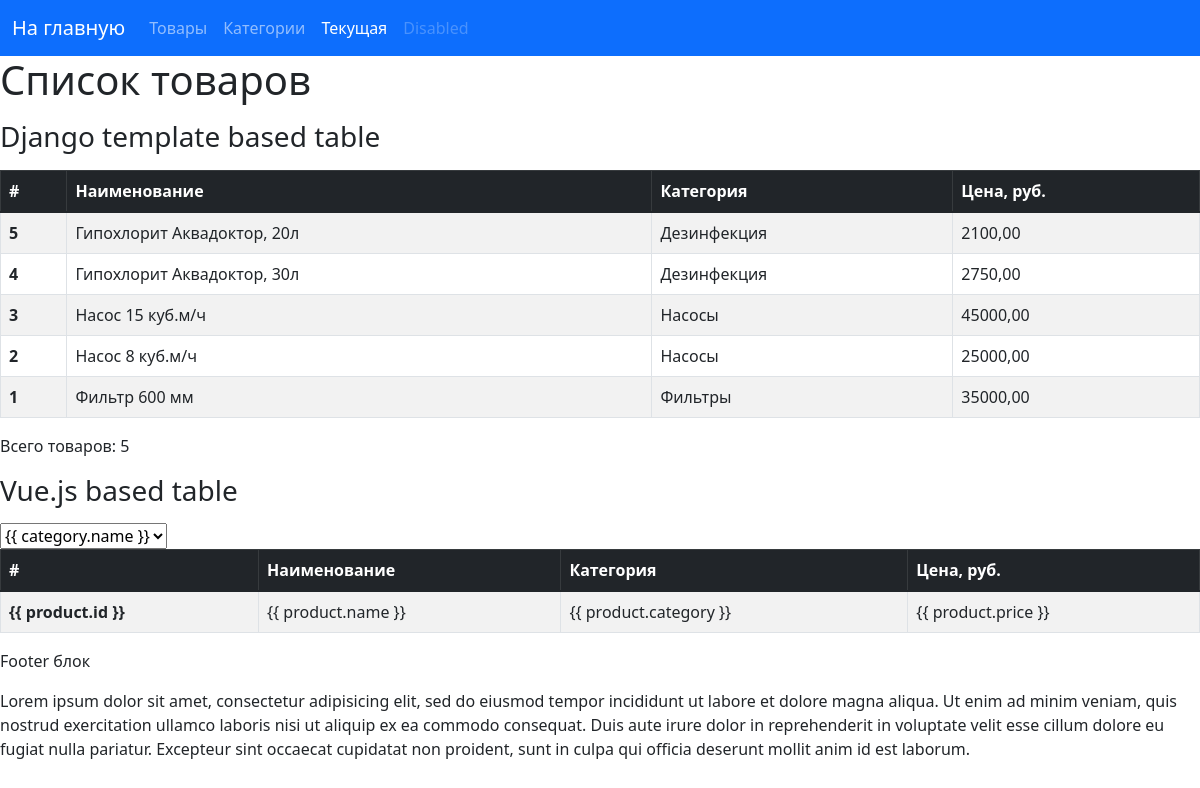
/products/all-products/, run on the app's committed database.
### products/models.py (models this page shows, shortened)
class Products(models.Model):
    name = models.CharField('Наименование', max_length=255, blank=True, null=True, default=None)
    price = models.DecimalField('Цена', max_digits=8, decimal_places=2, default=0)
    category = models.ForeignKey(ProductCategory, blank=True, null=True, default=None, on_delete=models.RESTRICT,
                                 verbose_name='Категория товара')
    is_active = models.BooleanField('Активный', default=True)
    class Meta:
        verbose_name = 'Товар'
        verbose_name_plural = 'Товары'

class ProductCategory(models.Model):
    name = models.CharField('Наименование', max_length=255, blank=False, null=False, default='Категория по умолчанию')
    is_active = models.BooleanField('Активный', default=True)
    parent = models.ForeignKey('self', blank=True, null=True, default='Категория по умолчанию',
                               on_delete=models.SET_DEFAULT, verbose_name='Родительская категория')
    def __str__(self):
        return f'{self.name}'
    class Meta:
        verbose_name = 'Категория товара'
        verbose_name_plural = 'Категории товара'

### products/views.py (the view)
# urls.py: path('all-products/', ProductsList.as_view(), name='all_products_url'),
class ProductsList(ListView):
    model = Products
    template_name = 'products/products.html'
    context_object_name = 'products'
    paginate_by = 5
    ordering = ['name']

### products/templates/products/products.html (shortened to what this page needs)
{% extends 'base.html' %}
{% block content %}
    <h1>Список товаров</h1>
    <p><h3>Django template based table</h3></p>
    <table class="table table-bordered table-striped">
        <thead class="table-dark">
        <tr>
            <th scope="col">#</th>
            <th scope="col">Наименование</th>
            <th scope="col">Категория</th>
            <th scope="col">Цена, руб.</th>
        </tr>
        </thead>
        <tbody class="table-group-divider">
        {% for product in products %}
            <tr>
                <th scope="row">{{ product.id }}</th>
                <td>{{ product.name }}</td>
                <td>{{ product.category }}</td>
                <td>{{ product.price }}</td>
            </tr>
        {% endfor %}
        </tbody>
    </table>
    <p>Всего товаров: {{ products|length }}</p>
    {% verbatim %}
    <div  id="products_app">
        <p>
        <h3>Vue.js based table</h3></p>
        <select>
            <option v-for="category in categories">{{ category.name }}</option>
        </select>
        <table class="table table-bordered table-striped">
            <thead class="table-dark">
            <tr>
                <th scope="col">#</th>
                <th scope="col">Наименование</th>
                <th scope="col">Категория</th>
                <th scope="col">Цена, руб.</th>
            </tr>
            </thead>
            <tbody class="table-group-divider">
            <tr v-for="product in products">
                <th scope="row">{{ product.id }}</th>
                <td>{{ product.name }}</td>
                <td>{{ product.category }}</td>
                <td>{{ product.price }}</td>
            </tr>
            </tbody>
        </table>
    </div>
    {% endverbatim %}
{% endblock %}

### templates/base.html (shortened to what this page needs)
<!DOCTYPE html>
<html lang="ru-RU">
<head>
    <link href="https://cdn.jsdelivr.net/npm/bootstrap@5.2.0-beta1/dist/css/bootstrap.min.css" rel="stylesheet"
>
    {% load static %}
</head>
<body>
{% block header %}
    <nav class="navbar navbar-expand-lg navbar-dark bg-primary">
        <div class="container-fluid">
            <a class="navbar-brand" href="{% url 'home' %}">На главную</a>
            <div class="collapse navbar-collapse" id="navbarNav">
                <ul class="navbar-nav">
                    <li class="nav-item">
                        <a class="nav-link" href="{% url 'all_products_url' %}">Товары</a>
                    </li>
                    <li class="nav-item">
                        <a class="nav-link" href="{% url 'all_categories_url' %}">Категории</a>
                    </li>
                    <li class="nav-item">
                        <a class="nav-link active" aria-current="page" href="{% url 'home' %}">Текущая</a>
                    </li>
                    <li class="nav-item">
                        <a class="nav-link disabled">Disabled</a>
                    </li>
                </ul>
            </div>
        </div>
    </nav>
{% endblock %}
{% block content %}{% endblock %}
{% block footer %}
    <p>Footer блок</p>
    {% lorem %}
{% endblock %}
</body>
</html>

### data on the page
Products: id "5", name "Гипохлорит Аквадоктор, 20л", category "Дезинфекция", price "2100,00"
Products: id "4", name "Гипохлорит Аквадоктор, 30л", category "Дезинфекция", price "2750,00"
Products: id "3", name "Насос 15 куб.м/ч", category "Насосы", price "45000,00"
Products: id "2", name "Насос 8 куб.м/ч", category "Насосы", price "25000,00"
Products: id "1", name "Фильтр 600 мм", category "Фильтры", price "35000,00"

### other printed values
{{ products|length }} "5"
